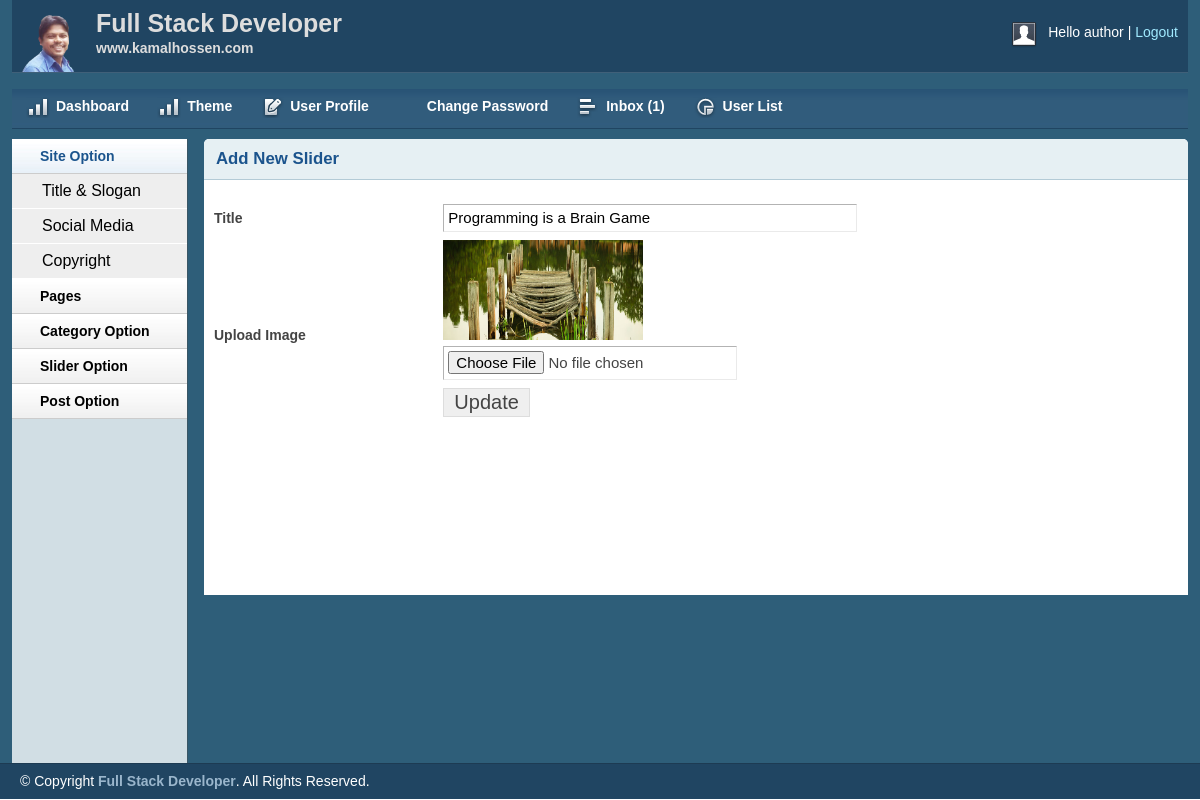
/admin/editslider.php?sliderid=6 (signed in), run on the app's committed database.
### tables this page shows
CREATE TABLE `slider` (
  `id` int(11) NOT NULL,
  `title` varchar(255) NOT NULL,
  `image` varchar(255) NOT NULL
);

### lib/Database.php (called while the page is built, shortened)
<?php
Class Database{
	public $host   = DB_HOST;
	public $user   = DB_USER;
	public $pass   = DB_PASS;
	public $dbname = DB_NAME;
	public $link;
    private function connectDB(){
        $this->link = new mysqli($this->host, $this->user, $this->pass, $this->dbname);
    }
	public function select($query){
		$result = $this->link->query($query) or die($this->link->error.__LINE__);
		if($result->num_rows > 0){
			return $result;
		} else {
			return false;
		}
	}
}

### admin/editslider.php (the view, shortened to what this page needs)
<?php
include ('inc/header.php');
include ('inc/sidebar.php');
if (!isset($_GET['sliderid']) || $_GET['sliderid'] == NULL){
echo "<script>window.location = 'sliderlist.php'; </script>";
}else{
$sliderid = $_GET['sliderid'];
}
?>
<div class="grid_10">
<div class="box round first grid">
<h2>Add New Slider</h2>
<div class="block">
    <?php
    $query = "SELECT * FROM slider where id='$sliderid'";
    $getslider = $db->select($query);
    while ($sliderresult = $getslider->fetch_assoc()){
    ?>
    <form action="" method="post" enctype="multipart/form-data">
        <table class="form">
            <tr>
                <td>
                    <label>Title</label>
                </td>
                <td>
                    <input type="text" name="title" value="<?php echo $sliderresult['title']; ?>" class="medium" />
                </td>
            </tr>
            <tr>
                <td>
                    <label>Upload Image</label>
                </td>
                <td>
                    <img src="<?php echo $sliderresult['image']; ?>" alt="img" height="100px" width="200px"> <br>
                    <input type="file" name="image"/>
                </td>
            </tr>
            <tr>
                <td></td>
                <td>
                    <input type="submit" name="submit" Value="Update" />
                </td>
            </tr>
        </table>
    </form>
    <?php } ?>
</div>
</div>
</div>
</div>
<?php
include ('inc/footer.php');
?>

### admin/css/layout.css (style rules this page uses)
body { background: #fff none repeat scroll 0 0; color: #444; font-size: 14px; padding: 0; }
h1, h2, h3, h4, h5, h6 { line-height:1.2em; margin-bottom:.3em; }
h2 { margin-top:1em; }
.box { background:#fff; margin-bottom:20px; padding:10px 10px 10px 10px; margin-left:-8px; }
.box.grid { padding-bottom:40px; }
.box.round { -moz-border-radius: 5px 5px 0px 0px; -webkit-border-radius: 5px 5px 0px 0px; border-radius: 5px 5px 0px 0px; }
.box h2 { font-size:1.2em; font-weight:bold; color:#1B548D; background:#E6F0F3; margin:-10px -10px 0 -10px; padding:10px 12px; border-bottom:1px solid #B3CBD6; -moz-border-radius: 5px 5px 0px 0px; -webkit-border-radius: 5px 5px 0px 0px; border-radius: 5px 5px 0px 0px; }
.box.first { min-height: 406px; }
.block { padding-top:20px; }
table.form { width:100%; }
table.form td { padding:4px 0px; }
table.form label { font-weight:bold; }
table.form input, table.form select { font-size: 15px; padding: 4px 4px 5px 4px; border-top: 1px solid #b3b3b3; border-left: 1px solid #b3b3b3; border-right: 1px solid #eaeaea; border-bottom: 1px solid #eaeaea; }
table.form input[type="submit"] { border: 1px solid #ddd; color: #444; cursor: pointer; font-size: 20px; padding: 2px 10px; }
input.medium { width: 55%; }
.block { padding-bottom:1px; }

### data on the page
slider: title "Programming is a Brain Game", image (picture)

### other printed values
Session::get('username') "author"
$count "1"
